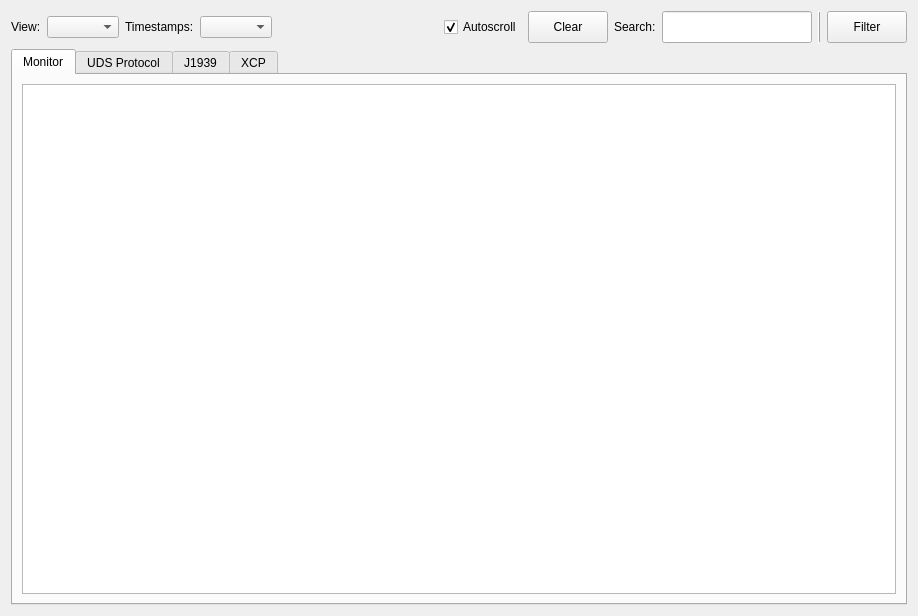
<?xml version="1.0" encoding="UTF-8"?>
<ui version="4.0">
 <class>TraceWindow</class>
 <widget class="QWidget" name="TraceWindow">
  <property name="geometry">
   <rect>
    <x>0</x>
    <y>0</y>
    <width>918</width>
    <height>616</height>
   </rect>
  </property>
  <property name="windowTitle">
   <string>Trace View</string>
  </property>
  <layout class="QVBoxLayout" name="verticalLayout">
   <item>
    <widget class="QWidget" name="widget" native="true">
     <layout class="QHBoxLayout" name="horizontalLayout">
      <property name="leftMargin">
       <number>0</number>
      </property>
      <property name="topMargin">
       <number>0</number>
      </property>
      <property name="rightMargin">
       <number>0</number>
      </property>
      <property name="bottomMargin">
       <number>0</number>
      </property>
      <item>
       <widget class="QLabel" name="label_3">
        <property name="text">
         <string>View:</string>
        </property>
       </widget>
      </item>
      <item>
       <widget class="QComboBox" name="cbViewMode"/>
      </item>
      <item>
       <widget class="QLabel" name="label">
        <property name="text">
         <string>Timestamps:</string>
        </property>
       </widget>
      </item>
      <item>
       <widget class="QComboBox" name="cbTimestampMode"/>
      </item>
      <item>
       <spacer name="horizontalSpacer">
        <property name="orientation">
         <enum>Qt::Horizontal</enum>
        </property>
        <property name="sizeHint" stdset="0">
         <size>
          <width>36</width>
          <height>20</height>
         </size>
        </property>
       </spacer>
      </item>
      <item>
       <widget class="QCheckBox" name="cbAutoscroll">
        <property name="text">
         <string>Autoscroll</string>
        </property>
        <property name="checked">
         <bool>true</bool>
        </property>
       </widget>
      </item>
      <item>
       <widget class="QPushButton" name="TraceClearpushButton">
        <property name="minimumSize">
         <size>
          <width>0</width>
          <height>32</height>
         </size>
        </property>
        <property name="text">
         <string>Clear</string>
        </property>
        <property name="icon">
         <iconset theme="user-trash-full">
          <normaloff>.</normaloff>.</iconset>
        </property>
        <property name="iconSize">
         <size>
          <width>18</width>
          <height>18</height>
         </size>
        </property>
       </widget>
      </item>
      <item>
       <widget class="QLabel" name="label_2">
        <property name="text">
         <string>Search:</string>
        </property>
       </widget>
      </item>
      <item>
       <widget class="QLineEdit" name="filterLineEdit">
        <property name="minimumSize">
         <size>
          <width>0</width>
          <height>32</height>
         </size>
        </property>
        <property name="maximumSize">
         <size>
          <width>150</width>
          <height>16777215</height>
         </size>
        </property>
        <property name="toolTip">
         <string/>
        </property>
        <property name="statusTip">
         <string/>
        </property>
        <property name="placeholderText">
         <string/>
        </property>
       </widget>
      </item>
      <item>
       <widget class="Line" name="line">
        <property name="font">
         <font>
          <bold>true</bold>
         </font>
        </property>
        <property name="frameShadow">
         <enum>QFrame::Raised</enum>
        </property>
        <property name="orientation">
         <enum>Qt::Vertical</enum>
        </property>
       </widget>
      </item>
      <item>
       <widget class="QPushButton" name="filterButton">
        <property name="minimumSize">
         <size>
          <width>0</width>
          <height>32</height>
         </size>
        </property>
        <property name="text">
         <string>Filter</string>
        </property>
        <!-- Icon is set in TraceWindow::applyIcons() so it follows the palette. -->
        <property name="iconSize">
         <size>
          <width>18</width>
          <height>18</height>
         </size>
        </property>
       </widget>
      </item>
     </layout>
    </widget>
   </item>
   <item>
    <widget class="QTabWidget" name="tabs">
     <property name="currentIndex">
      <number>0</number>
     </property>
     <widget class="QWidget" name="tabAgg">
      <attribute name="title">
       <string>Monitor</string>
      </attribute>
      <layout class="QVBoxLayout" name="verticalLayout_2">
       <item>
        <widget class="QTreeView" name="treeAgg">
         <property name="verticalScrollMode">
          <enum>QAbstractItemView::ScrollPerPixel</enum>
         </property>
        </widget>
       </item>
      </layout>
     </widget>
     <widget class="QWidget" name="tabUds">
      <attribute name="title">
       <string>UDS Protocol</string>
      </attribute>
      <layout class="QVBoxLayout" name="verticalLayout_3">
       <item>
        <widget class="QTreeView" name="treeUds">
         <property name="verticalScrollMode">
          <enum>QAbstractItemView::ScrollPerPixel</enum>
         </property>
        </widget>
       </item>
      </layout>
     </widget>
     <widget class="QWidget" name="tabJ1939">
      <attribute name="title">
       <string>J1939</string>
      </attribute>
      <layout class="QVBoxLayout" name="verticalLayout_4">
       <item>
        <widget class="QTreeView" name="treeJ1939">
         <property name="verticalScrollMode">
          <enum>QAbstractItemView::ScrollPerPixel</enum>
         </property>
        </widget>
       </item>
      </layout>
     </widget>
     <widget class="QWidget" name="tabXcp">
      <attribute name="title">
       <string>XCP</string>
      </attribute>
      <layout class="QVBoxLayout" name="verticalLayout_xcp">
       <item>
        <layout class="QHBoxLayout" name="horizontalLayout_xcp">
         <item>
          <widget class="QPushButton" name="xcpSessionsButton">
           <property name="text">
            <string>XCP IDs...</string>
           </property>
          </widget>
         </item>
         <item>
          <widget class="QLabel" name="xcpStatusLabel">
           <property name="text">
            <string/>
           </property>
          </widget>
         </item>
         <item>
          <spacer name="horizontalSpacer_xcp">
           <property name="orientation">
            <enum>Qt::Horizontal</enum>
           </property>
          </spacer>
         </item>
        </layout>
       </item>
       <item>
        <widget class="QTreeView" name="treeXcp">
         <property name="verticalScrollMode">
          <enum>QAbstractItemView::ScrollPerPixel</enum>
         </property>
        </widget>
       </item>
      </layout>
     </widget>
    </widget>
   </item>
  </layout>
 </widget>
 <resources>
  <include location="../../cangaroo.qrc"/>
 </resources>
 <connections/>
</ui>
